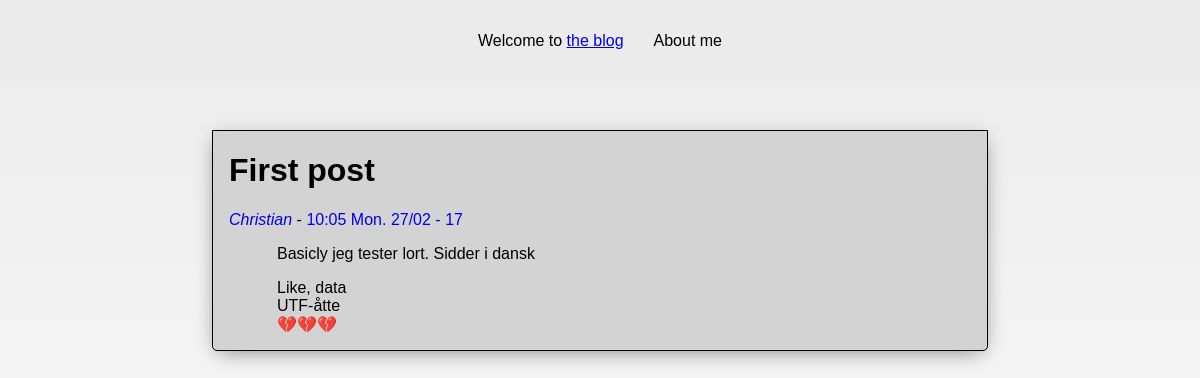
Page /post/1/fp on the committed database.
### back/models.py (models this page shows, shortened)
class Post(models.Model):
    postId = models.AutoField(primary_key=True)
    title = models.CharField(max_length=255)
    shortTitle = models.CharField(max_length=20)
    created = models.DateTimeField(editable=False)
    published=models.DateTimeField()
    body = models.TextField()
    shortBody = models.TextField(blank=True);
    author=models.ForeignKey('Author', on_delete=models.CASCADE, blank=True, default=1)
    class Meta:
        verbose_name = "Post"
        verbose_name_plural = "Posts"
        ordering = ['-published']

class Author(models.Model):
    name = models.CharField(max_length=100) #Fulde navn
    description = models.TextField(blank=True) #En personlig beskrivelse
    latest = models.IntegerField(blank=True, null=True) #Postid af den seneste indlæg
    class Meta:
        verbose_name = 'Author'
        verbose_name_plural = 'Authors'

### blog/views.py (the view)
# urls.py: url(r'^post/([\w ]+)/.*', views.post),
def post(request, id):
    try:
        id = int(id)#page is passed as a string
        post = models.Post.objects.get(postId=id)
    except Exception as e:
        return HttpResponse("Post not found, or has not been created yet")
    return render(request, 'post.html', {'post':post})

### blog/templates/post.html (shortened to what this page needs)
{% extends "masterview.html" %}
{%block content%}
<div id="post">
<h1>{{post.title}}</h1>
<span class='byline'><a href="/author/{{post.author.id}}"><i class="postAuthor">{{post.author.name}}</i></a> - <a href="/post/{{post.postId}}/{{post.shortTitle}}">{{ post.published|date:"H:i D. d/m - y" }}</a> </span>
<div class="postBody">{{post.body|linebreaks}}</div>
</div>
{%endblock%}

### blog/static/css/style.css (style rules this page uses)
html { height: 100% }
body { margin: 0; background: linear-gradient(to bottom, #ebebeb, white); height: 100%; overflow-x: hidden; background-repeat: no-repeat; font-family: sans-serif; }

### blog/templates/post.html (style rules this page uses)
#post { border: 1px solid black; margin: 2em; padding-left: 1em; background-color: lightgray; box-shadow: 0px 5px 20px -5px gray; border-bottom-left-radius: 5px; border-bottom-right-radius: 5px; }
#post a { text-decoration: none; }
#post p { margin-left: 3em; }

### rows in the picture
Post: title "First post", author.name "Christian", published "10:05 Mon. 27/02 - 17", body "Basicly jeg tester lort. Sidder i dansk Like, data UTF-åtte 💔💔💔"
